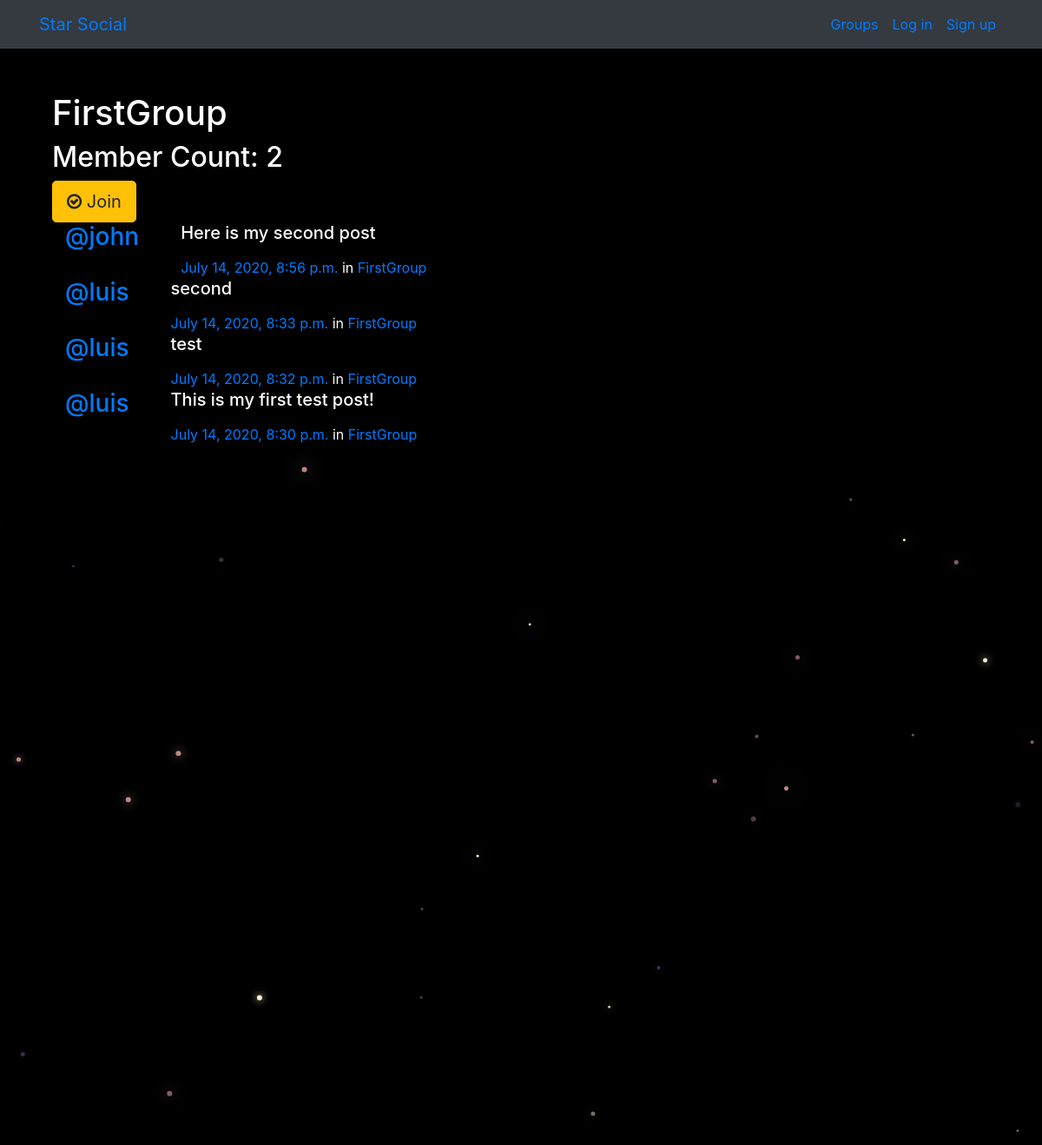
The page /groups/posts/in/firstgroup/ on the database its author committed.
### groups/models.py (models this page shows, shortened)
class Group(models.Model):
    name = models.CharField(max_length=255, unique=True)
    slug = models.SlugField(allow_unicode=True, unique=True)
    description = models.TextField(blank=True, default='')
    description_html = models.TextField(editable=False, default='', blank=True)
    members = models.ManyToManyField(User, through='GroupMember') # all the members that belong to this group
    class Meta:
        ordering = ['name']

### posts/models.py (models this page shows, shortened)
class Post(models.Model):
    user = models.ForeignKey(User, related_name="posts", on_delete=models.CASCADE)
    created_at = models.DateTimeField(auto_now=True)
    message = models.TextField()
    message_html = models.TextField(editable=False)
    group = models.ForeignKey(Group, related_name="posts", null=True, blank=True, on_delete=models.CASCADE)
    class Meta:
        ordering = ['-created_at']  # ("-" means sort desc
        unique_together = ['user', 'message']  # every message is uniquely linked to a user

### groups/views.py (the view)
# urls.py: path('posts/in/<slug>/', views.SingleGroup.as_view(), name="single"), # slugify the group name
class SingleGroup(generic.DetailView):
    model = Group

### groups/templates/groups/group_detail.html
{% extends "groups/group_base.html" %}
{% block pregroup %}
<div class="container">
  <h1>{{group.name}}</h1>
  <h2> Member Count: {{group.members.count}}</h2>
  <div class="content">
  	{% if user in group.members.all %}
  		<a href="{% url 'groups:leave' slug=group.slug %}" class="btn btn-lg btn-warning"><span class="fa fa-times-circle-o"></span> Leave</a>
  	{% else %}
  		<a href="{% url 'groups:join' slug=group.slug %}" class="btn btn-lg btn-warning"><span class="fa fa-check-circle-o"></span> Join</a>
  	{% endif %}
  </div>
</div>
{% endblock %}
{% block group_content %}
<div class="col-md-8">
	{% if group.posts.count == 0 %}
	<h2>No posts in this group yet!</h2>
	{% else %}
		{% for post in group.posts.all %}
			{% include "posts/_post.html" %}
		{% endfor %}
	{% endif %}
</div>
{% endblock %}

### posts/templates/posts/_post.html (shortened to what this page needs)
<div class="container">
    <div class="media">
        <h3 class="mr-5"><a href="{% url 'posts:for_user' username=post.user.username %}">@{{ post.user.username }}</a></h3>
        <div class="media-body">
            <h5>{{ post.message_html|safe }}</h5>
                <time class="time"><a href="{% url 'posts:single' username=post.user.username pk=post.pk %}">{{ post.created_at }}</a></time>
                {% if post.group %}
                <span class="group-name">in <a href="#">{{ post.group.name }}</a></span>
                {% endif %}
        </div>
    </div>
</div>

### static/social/css/master.css (style rules this page uses)
body { margin: 0; overflow: hidden; background-color: black; color:white; }

### rows shown on the page
Group: name "FirstGroup", members.count "2"
Post: user.username "john", message_html "Here is my second post", created_at "July 14, 2020, 8:56 p.m.", group.name "FirstGroup"
Post: user.username "luis", message_html "second", created_at "July 14, 2020, 8:33 p.m.", group.name "FirstGroup"
Post: user.username "luis", message_html "test", created_at "July 14, 2020, 8:32 p.m.", group.name "FirstGroup"
Post: user.username "luis", message_html "This is my first test post!", created_at "July 14, 2020, 8:30 p.m.", group.name "FirstGroup"
